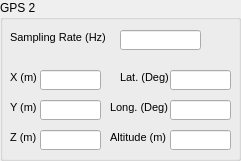
  <widget class="QGroupBox" name="groupBox_GPS2">
   <property name="geometry">
    <rect>
     <x>260</x>
     <y>460</y>
     <width>241</width>
     <height>161</height>
    </rect>
   </property>
   <property name="title">
    <string>GPS 2</string>
   </property>
   <widget class="QLabel" name="label_53">
    <property name="geometry">
     <rect>
      <x>10</x>
      <y>70</y>
      <width>31</width>
      <height>16</height>
     </rect>
    </property>
    <property name="text">
     <string>&lt;!DOCTYPE HTML PUBLIC &quot;-//W3C//DTD HTML 4.0//EN&quot; &quot;http://www.w3.org/TR/REC-html40/strict.dtd&quot;&gt;
&lt;html&gt;&lt;head&gt;&lt;meta name=&quot;qrichtext&quot; content=&quot;1&quot; /&gt;&lt;style type=&quot;text/css&quot;&gt;
p, li { white-space: pre-wrap; }
&lt;/style&gt;&lt;/head&gt;&lt;body style=&quot; font-family:'MS Shell Dlg 2'; font-size:8.25pt; font-weight:400; font-style:normal;&quot;&gt;
&lt;p style=&quot; margin-top:0px; margin-bottom:0px; margin-left:0px; margin-right:0px; -qt-block-indent:0; text-indent:0px;&quot;&gt;&lt;span style=&quot; font-size:8pt;&quot;&gt;X (m)&lt;/span&gt;&lt;/p&gt;&lt;/body&gt;&lt;/html&gt;</string>
    </property>
   </widget>
   <widget class="QLabel" name="label_54">
    <property name="geometry">
     <rect>
      <x>10</x>
      <y>100</y>
      <width>31</width>
      <height>16</height>
     </rect>
    </property>
    <property name="text">
     <string>&lt;!DOCTYPE HTML PUBLIC &quot;-//W3C//DTD HTML 4.0//EN&quot; &quot;http://www.w3.org/TR/REC-html40/strict.dtd&quot;&gt;
&lt;html&gt;&lt;head&gt;&lt;meta name=&quot;qrichtext&quot; content=&quot;1&quot; /&gt;&lt;style type=&quot;text/css&quot;&gt;
p, li { white-space: pre-wrap; }
&lt;/style&gt;&lt;/head&gt;&lt;body style=&quot; font-family:'MS Shell Dlg 2'; font-size:8.25pt; font-weight:400; font-style:normal;&quot;&gt;
&lt;p style=&quot; margin-top:0px; margin-bottom:0px; margin-left:0px; margin-right:0px; -qt-block-indent:0; text-indent:0px;&quot;&gt;&lt;span style=&quot; font-size:8pt;&quot;&gt;Y (m)&lt;/span&gt;&lt;/p&gt;&lt;/body&gt;&lt;/html&gt;</string>
    </property>
   </widget>
   <widget class="QLabel" name="label_55">
    <property name="geometry">
     <rect>
      <x>10</x>
      <y>130</y>
      <width>31</width>
      <height>16</height>
     </rect>
    </property>
    <property name="text">
     <string>&lt;!DOCTYPE HTML PUBLIC &quot;-//W3C//DTD HTML 4.0//EN&quot; &quot;http://www.w3.org/TR/REC-html40/strict.dtd&quot;&gt;
&lt;html&gt;&lt;head&gt;&lt;meta name=&quot;qrichtext&quot; content=&quot;1&quot; /&gt;&lt;style type=&quot;text/css&quot;&gt;
p, li { white-space: pre-wrap; }
&lt;/style&gt;&lt;/head&gt;&lt;body style=&quot; font-family:'MS Shell Dlg 2'; font-size:8.25pt; font-weight:400; font-style:normal;&quot;&gt;
&lt;p style=&quot; margin-top:0px; margin-bottom:0px; margin-left:0px; margin-right:0px; -qt-block-indent:0; text-indent:0px;&quot;&gt;&lt;span style=&quot; font-size:8pt;&quot;&gt;Z (m)&lt;/span&gt;&lt;/p&gt;&lt;/body&gt;&lt;/html&gt;</string>
    </property>
   </widget>
   <widget class="QLabel" name="label_56">
    <property name="geometry">
     <rect>
      <x>110</x>
      <y>130</y>
      <width>61</width>
      <height>16</height>
     </rect>
    </property>
    <property name="text">
     <string>&lt;!DOCTYPE HTML PUBLIC &quot;-//W3C//DTD HTML 4.0//EN&quot; &quot;http://www.w3.org/TR/REC-html40/strict.dtd&quot;&gt;
&lt;html&gt;&lt;head&gt;&lt;meta name=&quot;qrichtext&quot; content=&quot;1&quot; /&gt;&lt;style type=&quot;text/css&quot;&gt;
p, li { white-space: pre-wrap; }
&lt;/style&gt;&lt;/head&gt;&lt;body style=&quot; font-family:'MS Shell Dlg 2'; font-size:8.25pt; font-weight:400; font-style:normal;&quot;&gt;
&lt;p style=&quot; margin-top:0px; margin-bottom:0px; margin-left:0px; margin-right:0px; -qt-block-indent:0; text-indent:0px;&quot;&gt;&lt;span style=&quot; font-size:8pt;&quot;&gt;Altitude (m)&lt;/span&gt;&lt;/p&gt;&lt;/body&gt;&lt;/html&gt;</string>
    </property>
   </widget>
   <widget class="QLabel" name="label_57">
    <property name="geometry">
     <rect>
      <x>110</x>
      <y>100</y>
      <width>61</width>
      <height>16</height>
     </rect>
    </property>
    <property name="text">
     <string>&lt;!DOCTYPE HTML PUBLIC &quot;-//W3C//DTD HTML 4.0//EN&quot; &quot;http://www.w3.org/TR/REC-html40/strict.dtd&quot;&gt;
&lt;html&gt;&lt;head&gt;&lt;meta name=&quot;qrichtext&quot; content=&quot;1&quot; /&gt;&lt;style type=&quot;text/css&quot;&gt;
p, li { white-space: pre-wrap; }
&lt;/style&gt;&lt;/head&gt;&lt;body style=&quot; font-family:'MS Shell Dlg 2'; font-size:8.25pt; font-weight:400; font-style:normal;&quot;&gt;
&lt;p style=&quot; margin-top:0px; margin-bottom:0px; margin-left:0px; margin-right:0px; -qt-block-indent:0; text-indent:0px;&quot;&gt;&lt;span style=&quot; font-size:8pt;&quot;&gt;Long. (Deg)&lt;/span&gt;&lt;/p&gt;&lt;/body&gt;&lt;/html&gt;</string>
    </property>
   </widget>
   <widget class="QLabel" name="label_58">
    <property name="geometry">
     <rect>
      <x>120</x>
      <y>70</y>
      <width>61</width>
      <height>16</height>
     </rect>
    </property>
    <property name="text">
     <string>&lt;!DOCTYPE HTML PUBLIC &quot;-//W3C//DTD HTML 4.0//EN&quot; &quot;http://www.w3.org/TR/REC-html40/strict.dtd&quot;&gt;
&lt;html&gt;&lt;head&gt;&lt;meta name=&quot;qrichtext&quot; content=&quot;1&quot; /&gt;&lt;style type=&quot;text/css&quot;&gt;
p, li { white-space: pre-wrap; }
&lt;/style&gt;&lt;/head&gt;&lt;body style=&quot; font-family:'MS Shell Dlg 2'; font-size:8.25pt; font-weight:400; font-style:normal;&quot;&gt;
&lt;p style=&quot; margin-top:0px; margin-bottom:0px; margin-left:0px; margin-right:0px; -qt-block-indent:0; text-indent:0px;&quot;&gt;&lt;span style=&quot; font-size:8pt;&quot;&gt;Lat. (Deg)&lt;/span&gt;&lt;/p&gt;&lt;/body&gt;&lt;/html&gt;</string>
    </property>
   </widget>
   <widget class="QLineEdit" name="ADCS_GPS2_X">
    <property name="geometry">
     <rect>
      <x>40</x>
      <y>70</y>
      <width>61</width>
      <height>20</height>
     </rect>
    </property>
   </widget>
   <widget class="QLineEdit" name="ADCS_GPS2_Y">
    <property name="geometry">
     <rect>
      <x>40</x>
      <y>100</y>
      <width>61</width>
      <height>20</height>
     </rect>
    </property>
   </widget>
   <widget class="QLineEdit" name="ADCS_GPS2_Z">
    <property name="geometry">
     <rect>
      <x>40</x>
      <y>130</y>
      <width>61</width>
      <height>20</height>
     </rect>
    </property>
   </widget>
   <widget class="QLineEdit" name="ADCS_GPS2_Lat">
    <property name="geometry">
     <rect>
      <x>170</x>
      <y>70</y>
      <width>61</width>
      <height>20</height>
     </rect>
    </property>
   </widget>
   <widget class="QLineEdit" name="ADCS_GPS2_Long">
    <property name="geometry">
     <rect>
      <x>170</x>
      <y>100</y>
      <width>61</width>
      <height>20</height>
     </rect>
    </property>
   </widget>
   <widget class="QLineEdit" name="ADCS_GPS2_Alt">
    <property name="geometry">
     <rect>
      <x>170</x>
      <y>130</y>
      <width>61</width>
      <height>20</height>
     </rect>
    </property>
   </widget>
   <widget class="QLineEdit" name="ADCS_GPS2_SR">
    <property name="geometry">
     <rect>
      <x>120</x>
      <y>30</y>
      <width>81</width>
      <height>20</height>
     </rect>
    </property>
   </widget>
   <widget class="QLabel" name="label_23">
    <property name="geometry">
     <rect>
      <x>10</x>
      <y>30</y>
      <width>101</width>
      <height>16</height>
     </rect>
    </property>
    <property name="text">
     <string>&lt;!DOCTYPE HTML PUBLIC &quot;-//W3C//DTD HTML 4.0//EN&quot; &quot;http://www.w3.org/TR/REC-html40/strict.dtd&quot;&gt;
&lt;html&gt;&lt;head&gt;&lt;meta name=&quot;qrichtext&quot; content=&quot;1&quot; /&gt;&lt;style type=&quot;text/css&quot;&gt;
p, li { white-space: pre-wrap; }
&lt;/style&gt;&lt;/head&gt;&lt;body style=&quot; font-family:'MS Shell Dlg 2'; font-size:8.25pt; font-weight:400; font-style:normal;&quot;&gt;
&lt;p style=&quot; margin-top:0px; margin-bottom:0px; margin-left:0px; margin-right:0px; -qt-block-indent:0; text-indent:0px;&quot;&gt;&lt;span style=&quot; font-size:8pt;&quot;&gt;Sampling Rate (Hz)&lt;/span&gt;&lt;/p&gt;&lt;/body&gt;&lt;/html&gt;</string>
    </property>
   </widget>
  </widget>
